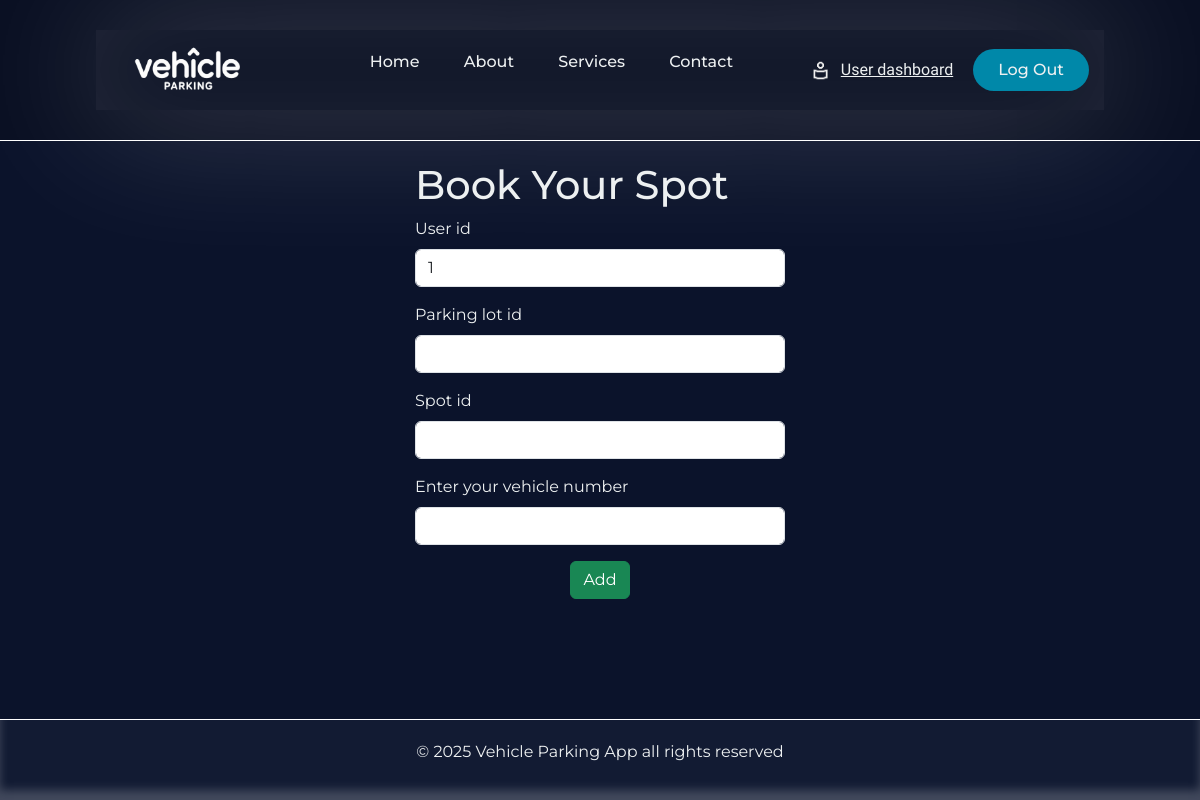
Page /book-parking-spot/1/6 on the earlier database version.
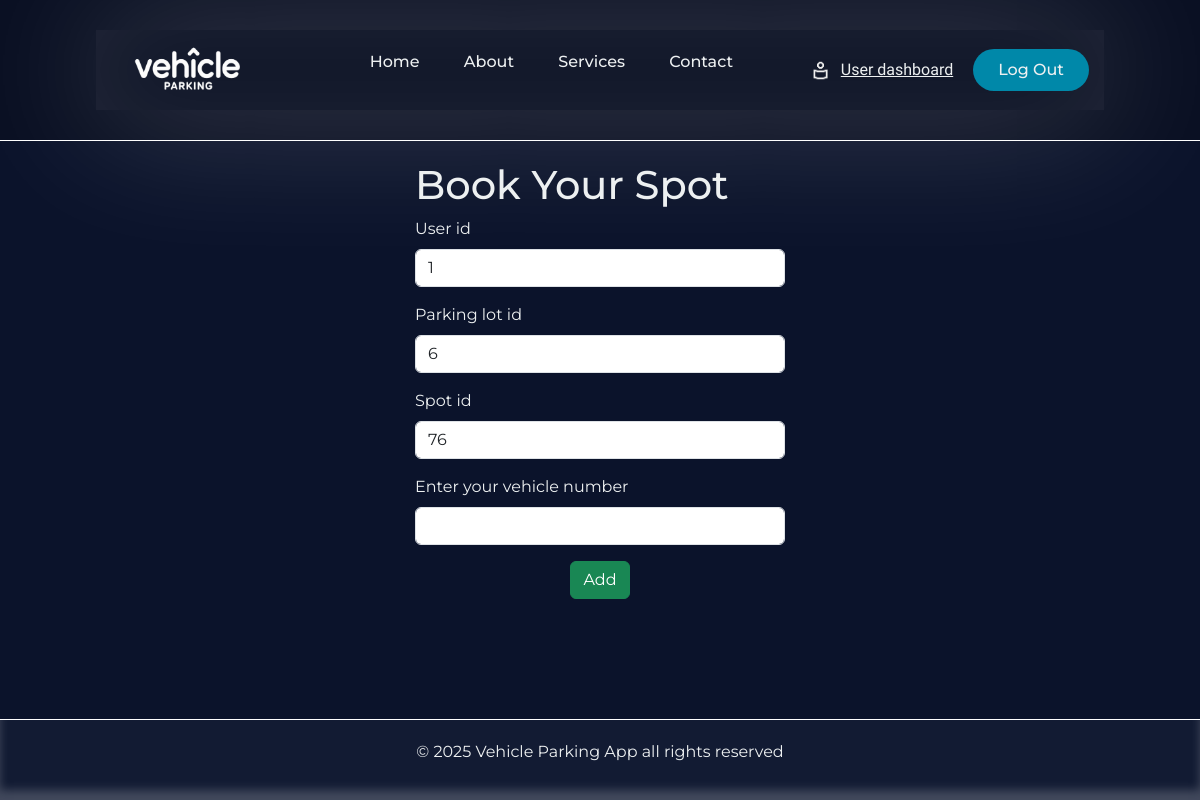
Same page on the later database version.
### Application/models.py (models this page shows)
class User(db.Model):
    __tablename__='user'
    id=db.Column(db.Integer,primary_key=True)
    name=db.Column(db.String(80),nullable=False)
    email=db.Column(db.String(150),unique=True,nullable=False)
    password=db.Column(db.String(512),nullable=False)
    address=db.Column(db.String(250),nullable=False)
    pincode=db.Column(db.String(6),nullable=False)
    role=db.Column(db.String(10),default='user',nullable=False)
    record=db.relationship('Parkingrecords',backref='user',lazy=True)

class Parkinglot(db.Model):
    __tablename__='parking_lot'
    id=db.Column(db.Integer,primary_key=True)
    prime_location_name=db.Column(db.String(80),nullable=False)
    price=db.Column(db.Float,nullable=False)
    address=db.Column(db.String(250),nullable=False)
    pincode=db.Column(db.String(6),nullable=False)
    maximum_spots=db.Column(db.Integer,nullable=False)
    is_active=db.Column(db.Boolean,default=True,nullable=False)
    spots=db.relationship('Parkingspots',backref='lot',lazy=True)

class Parkingspots(db.Model):
    __tablename__='parking_spots'
    id=db.Column(db.Integer,primary_key=True)
    lot_id=db.Column(db.Integer,db.ForeignKey('parking_lot.id'),nullable=False)
    spot_number=db.Column(db.Integer,nullable=False)
    status=db.Column(db.String(20),default='Available',nullable=False) # A= Available,O=Occupied
    record=db.relationship('Parkingrecords',backref='spot',lazy=True)

### Application/controllers.py (the view, shortened to what this page needs)
@app.route('/book-parking-spot/<int:user_id>/<int:lot_id>',methods=['GET','POST'])
def book_parking_lot(user_id,lot_id):
    spot_details=Parkingspots.query.filter_by(lot_id=lot_id,status='A').first()
    user_details=User.query.filter_by(role='user',id=user_id).first()
    parking_lot_details=Parkinglot.query.filter_by(id=lot_id).first()
    return render_template('book_parkingspot.html',spot_details=spot_details,user_details=user_details,parking_lot_details=parking_lot_details)

### templates/book_parkingspot.html (shortened to what this page needs)
{% extends 'user_base.html' %}
{% block content %}
                <div class="form_canvas">
                    <div id="book-lot-card" class="form-card">
                        <h1>Book Your Spot</h1>
                        <form action="/book-parking-spot/{{ user_details.id }}/{{ parking_lot_details.id }}" method="POST">
                        <div class="mb-3" >
                            <label for="user-id" class="form-label">User id</label>
                            <input type="text" class="form-control" id="user-id"  name="user_id" value="{{ user_details.id }}" readonly>
                        </div>
                        <div class="mb-3" >
                            <label for="lot-id" class="form-label">Parking lot id</label>
                            <input type="text" class="form-control" id="lot-id"  name="lot_id" value="{{ parking_lot_details.id }}" readonly>
                        </div>
                        <div class="mb-3" >
                            <label for="spot-id" class="form-label">Spot id</label>
                            <input type="text" class="form-control" id="spot-id"  name="spot_id" value="{{ spot_details.id }}" readonly>
                        </div>
                        <div class="mb-3" >
                            <label for="vehicle-number" class="form-label">Enter your vehicle number</label>
                            <input type="text" class="form-control" id="vehicle-number"  name="vehicle_number"  required>
                        </div>
                        <div style="text-align: center;">
                            <input type="submit" class="btn btn-success" value="Add">
                            <br>
                        </div>
                        </form>
                    </div>
                </div>
{% endblock %}

### templates/user_base.html (shortened to what this page needs)
<!DOCTYPE html>
<html lang="en">
<head>
    <link
      href="https://cdn.jsdelivr.net/npm/bootstrap@5.3.3/dist/css/bootstrap.min.css"
      rel="stylesheet"
    />
    <link rel="stylesheet" href="/static/style.css">
</head>
<body>
    <div class="main_page">
            <header class="header_section">
                <div class="header_canvas">
               <img class='logo' src="/static/Vehicle parking app logo.png" alt="logo" height="50px" width="150px">
            <nav>
                <ul class="nav__links">
                    <li><a href="/">Home</a></li>
                    <li><a href="#">About</a></li>
                    <li><a href="#">Services</a></li>
                    <li><a href="#">Contact</a></li>
                </ul>
            </nav>
            <div class="nav_side_buttons">
                <img id="user_icon" src="/static/user_icon.png" alt="">
                <a href="{{url_for('admin_dash')}}"><span id="header_signature">User dashboard</span></a>
                <a class='header_register_button' href="#"><button>Log Out</button></a>
            </div>
                </div>
            </header>
            <main class="main_section">
                {% block content %}
                {% endblock %}
            </main>
            <footer class="footer_section">
                <p>
                    &copy; 2025 Vehicle Parking App all rights reserved
                </p>
            </footer>
    </div>
</body>
</html>

### static/style.css (style rules this page uses)
* { box-sizing: border-box; margin: 0; padding: 0; font-family: "Montserrat",sans-serif; }
html,body { height: 100%; background-color: #0b132b; color: #edf0f1; }
.main_page { display: flex; flex-direction: column; min-height: 100vh; }
.header_section { padding: 30px 8%; border-bottom: 1px solid white; background-color: #090f22; }
.header_canvas { padding: 15px; display: flex; justify-content: space-between; align-items: center; box-shadow: inset 0 0 100px rgba(255, 255, 255, 0.11), 0 0 150px rgba(255, 255, 255, 0.25); }
li,a,button { font-weight: 500; font-size: 16px; color: inherit; text-decoration: none; }
.logo { cursor: pointer; }
.nav__links { list-style: none; }
.nav__links li { display: inline-block; padding: 0px 20px; }
.nav__links li a { transition: all 0.3s ease 0s; }
.nav_side_buttons { display: flex; align-items: center; gap: 10px; }
.nav_side_buttons button { padding: 9px 25px; background-color: rgba(0, 136, 169, 1); border: none; border-radius: 50px; cursor: pointer; transition: all 0.3s ease 0s; }
#user_icon { height: 21px; }
#header_signature { margin-right: 10px; font-family: "Delius Swash Caps"; text-decoration: underline; font-size:medium; }
.main_section { flex: 1; padding: 20px 10%; }
.form-card { min-width: 370px; }
.form_canvas { display: flex; justify-content: center; }
.footer_section { background-color: #121b33; padding: 20px 10%; text-align: center; color: #edf0f1; border-top: 1px solid white; box-shadow: inset 0 -10px 10px rgba(255, 255, 255, 0.2); }

Differences in the rows shown:
added Parkinglot: lot_id "6"
added Parkingspots: spot_id "76"
